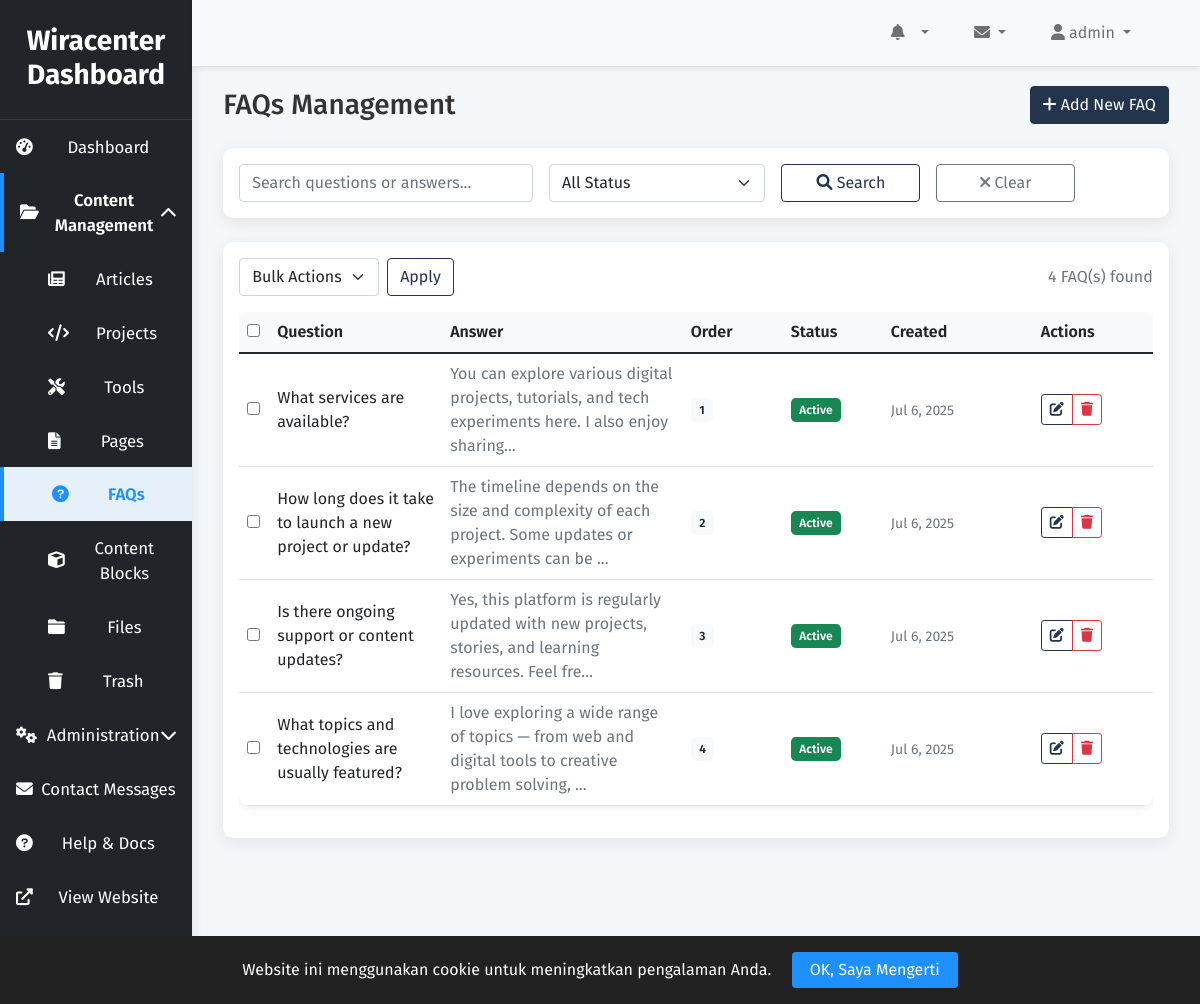
/admin/faqs.php (signed in), run on the app's committed database.
### tables this page shows
CREATE TABLE IF NOT EXISTS `faqs` (
    `id` INT AUTO_INCREMENT PRIMARY KEY,
    `question` TEXT NOT NULL,
    `answer` TEXT NOT NULL,
    `display_order` INT DEFAULT 0,
    `status` ENUM('active', 'inactive') DEFAULT 'active',
    `created_at` TIMESTAMP DEFAULT CURRENT_TIMESTAMP,
    `updated_at` TIMESTAMP DEFAULT CURRENT_TIMESTAMP ON UPDATE CURRENT_TIMESTAMP,
    `deleted_at` DATETIME DEFAULT NULL,
    INDEX `idx_faqs_status` (`status`),
    INDEX `idx_faqs_order` (`display_order`)
);

### admin/faqs.php (the view, shortened to what this page needs)
<?php
include 'includes/header.php';
$db = new Database();
$conn = $db->connect();
$action = $_GET['action'] ?? 'list';
$faqs = [];
if ($action == 'list') {
    $sql = "SELECT * FROM faqs WHERE 1=1";
    $params = [];
    $sql .= " ORDER BY display_order ASC, created_at DESC";
    $stmt = $conn->prepare($sql);
    $stmt->execute($params);
    $faqs = $stmt->fetchAll(PDO::FETCH_ASSOC);
}
?>
<div class="container-fluid">
    <div class="row">
        <div class="col-12">
            <div class="d-flex justify-content-between align-items-center mb-4">
                <h1 class="h3 mb-0">FAQs Management</h1>
                <a href="?action=new" class="btn btn-primary">
                    <i class="fas fa-plus"></i> Add New FAQ
                </a>
            </div>
            <?php if ($action == 'list'): ?>
                <div class="card mb-4">
                    <div class="card-body">
                        <form method="GET" action="" class="row g-3">
                            <div class="col-md-4">
                                <input type="text" class="form-control" name="search" placeholder="Search questions or answers..." value="<?php echo htmlspecialchars($_GET['search'] ?? ''); ?>">
                            </div>
                            <div class="col-md-3">
                                <select class="form-select" name="status_filter">
                                    <option value="">All Status</option>
                                </select>
                            </div>
                            <div class="col-md-2">
                                <button type="submit" class="btn btn-outline-primary w-100">
                                    <i class="fas fa-search"></i> Search
                                </button>
                            </div>
                            <div class="col-md-2">
                                <a href="?action=list" class="btn btn-outline-secondary w-100">
                                    <i class="fas fa-times"></i> Clear
                                </a>
                            </div>
                        </form>
                    </div>
                </div>
                <div class="card">
                    <div class="card-body">
                        <form method="POST" id="bulkForm">
                            <div class="d-flex justify-content-between align-items-center mb-3">
                                <div class="d-flex align-items-center">
                                    <select class="form-select me-2" name="bulk_action" style="width: auto;">
                                        <option value="">Bulk Actions</option>
                                    </select>
                                    <button type="submit" class="btn btn-outline-primary" onclick="return confirm('Are you sure you want to perform this action?')">
                                        Apply
                                    </button>
                                </div>
                                <div class="text-muted">
                                    <?php echo count($faqs); ?> FAQ(s) found
                                </div>
                            </div>
                            <div class="table-responsive">
                                <table class="table table-hover">
                                    <thead>
                                        <tr>
                                            <th width="30">
                                                <input type="checkbox" id="select-all">
                                            </th>
                                            <th>Question</th>
                                            <th>Answer</th>
                                            <th width="100">Order</th>
                                            <th width="100">Status</th>
                                            <th width="150">Created</th>
                                            <th width="120">Actions</th>
                                        </tr>
                                    </thead>
                                    <tbody>
                                        <?php if (empty($faqs)): ?>
                                            <tr>
                                                <td colspan="7" class="text-center text-muted py-4">
                                                    <i class="fas fa-inbox fa-2x mb-2"></i>
                                                    <p>No FAQs found</p>
                                                </td>
                                            </tr>
                                        <?php else: ?>
                                            <?php foreach ($faqs as $faq_item): ?>
                                                <tr>
                                                    <td>
                                                        <input type="checkbox" name="selected_faqs[]" value="<?php echo $faq_item['id']; ?>" class="faq-checkbox">
                                                    </td>
                                                    <td>
                                                        <div class="fw-medium"><?php echo htmlspecialchars($faq_item['question']); ?></div>
                                                    </td>
                                                    <td>
                                                        <div class="text-muted">
                                                            <?php
                                                            $answer_preview = strip_tags($faq_item['answer']);
                                                            echo strlen($answer_preview) > 100 ? substr($answer_preview, 0, 100) . '...' : $answer_preview;
                                                            ?>
                                                        </div>
                                                    </td>
                                                    <td>
                                                        <span class="badge bg-light text-dark"><?php echo $faq_item['display_order']; ?></span>
                                                    </td>
                                                    <td>
                                                        <?php if ($faq_item['status'] == 'active'): ?>
                                                            <span class="badge bg-success">Active</span>
                                                        <?php else: ?>
                                                            <span class="badge bg-secondary">Inactive</span>
                                                        <?php endif; ?>
                                                    </td>
                                                    <td>
                                                        <small class="text-muted">
                                                            <?php echo date('M j, Y', strtotime($faq_item['created_at'])); ?>
                                                        </small>
                                                    </td>
                                                    <td>
                                                        <div class="btn-group btn-group-sm">
                                                            <a href="?action=edit&id=<?php echo $faq_item['id']; ?>" class="btn btn-outline-primary" title="Edit">
                                                                <i class="fas fa-edit"></i>
                                                            </a>
                                                            <a href="?action=delete&id=<?php echo $faq_item['id']; ?>" class="btn btn-outline-danger" title="Delete" onclick="return confirm('Are you sure you want to delete this FAQ?')">
                                                                <i class="fas fa-trash"></i>
                                                            </a>
                                                        </div>
                                                    </td>
                                                </tr>
                                            <?php endforeach; ?>
                                        <?php endif; ?>
                                    </tbody>
                                </table>
                            </div>
                        </form>
                    </div>
                </div>
            <?php endif; ?>
        </div>
    </div>
</div>
<?php include 'includes/footer.php'; ?>

### admin/assets/css/admin-style.css (style rules this page uses)
:root { --primary-color: #1e90ff; --secondary-color: #6c757d; --sidebar-bg: #24344d; --sidebar-link-color: #ecf0f1; --sidebar-link-hover: #ffffff; --sidebar-link-active-bg: #1a2b3c; --body-bg: #f4f7f9; --text-color: #333333; --card-bg: #ffffff; --shadow-color: rgba(0, 0, 0, 0.08); --border-color: #e0e0e0; --cyan-color: #00BCD4; --green-color: #4CAF50; --orange-color: #FF9800; --purple-color: #9C27B0; --sidebar-collapsed-width: 4rem; }
body, html { font-family: 'Fira Sans', Arial, Helvetica, sans-serif; background-color: var(--body-bg); color: var(--text-color); }
.card { border: none; border-radius: 10px; background: var(--card-bg); box-shadow: 0 4px 15px var(--shadow-color); transition: transform 0.3s ease, box-shadow 0.3s ease; }
.btn-primary { background-color: var(--sidebar-bg); border-color: var(--sidebar-bg); }
.btn-outline-primary { border-color: var(--sidebar-bg); color: var(--sidebar-bg); }
.table { background: var(--card-bg); border-radius: 10px; overflow: hidden; box-shadow: 0 2px 10px var(--shadow-color); }
.table th { background: #f8f9fa; border: none; font-weight: 600; }
.table td { vertical-align: middle; }
.badge { padding: 0.5em 0.7em; border-radius: 0.3rem; font-weight: 600; }

### data on the page
faqs: question "What services are available?", answer "You can explore various digital projects, tutorials, and tech experiments here. I also enjoy sharing", display_order "1", status "Active", created_at "Jul 6, 2025"
faqs: question "How long does it take to launch a new project or update?", answer "The timeline depends on the size and complexity of each project. Some updates or experiments can be", display_order "2", status "Active", created_at "Jul 6, 2025"
faqs: question "Is there ongoing support or content updates?", answer "Yes, this platform is regularly updated with new projects, stories, and learning resources. Feel fre", display_order "3", status "Active", created_at "Jul 6, 2025"
faqs: question "What topics and technologies are usually featured?", answer "I love exploring a wide range of topics — from web and digital tools to creative problem solving,", display_order "4", status "Active", created_at "Jul 6, 2025"

### other printed values
$_SESSION['username'] "admin"
count($faqs) "4"
